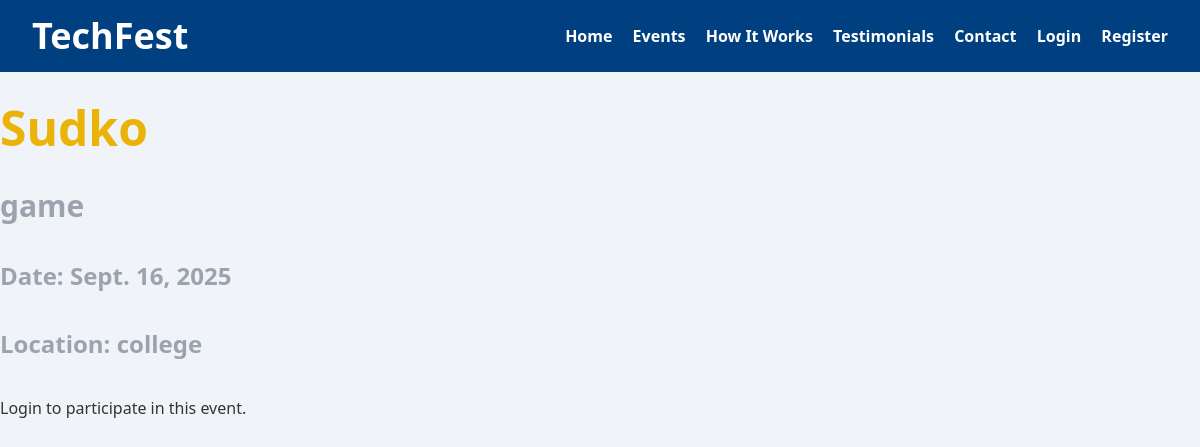
The app's page /event/3/ with its own data.
### events/models.py (models this page shows, shortened)
class Event(models.Model):
    title = models.CharField(max_length=200)
    description = models.TextField()
    date = models.DateField()
    location = models.CharField(max_length=200)
    created_at = models.DateTimeField(auto_now_add=True)

### events/views.py (the view)
# urls.py: path('event/<int:event_id>/', views.event_detail, name='event_detail'),
def event_detail(request, event_id):
    event = get_object_or_404(Event, pk=event_id)
    participated = False
    if request.user.is_authenticated:
        participated = Participation.objects.filter(user=request.user, event=event).exists()
    return render(request, 'events/event_detail.html', {'event': event, 'participated': participated})

### events/templates/events/event_detail.html (shortened to what this page needs)
{% extends 'events/base.html' %}
{% block content %}
<h2 class="text-5xl font-bold mb-3 text-yellow-500 ">{{ event.title }}</h2><br>
<p class="text-3xl font-bold mb-3 text-gray-400 ">{{ event.description }}</p><br>
<p class="text-2xl font-bold mb-3 text-gray-400 "><strong>Date:</strong> {{ event.date }}</p> <br>
<p class="text-2xl font-bold mb-3 text-gray-400 "><strong>Location:</strong> {{ event.location }}</p><br>
{% if user.is_authenticated %}
    {% if participated %}
        <p class="text-xl  text-green-900 md:text-2xl lg:text-3xl font-light mb-10 animate-fade-in-up animate-delay-50">You have already registered for this event.</p>
    {% else %}
        <form method="post" action="{% url 'participate_event' event.id %}">
            {% csrf_token %}
            <button type="submit" class="bg-red-500 text-gray-900 font-bold py-3 px-8 rounded-full text-lg hover:bg-yellow-500 transition duration-300 shadow-lg transform hover:scale-105">Participate</button>
        </form>
    {% endif %}
{% else %}
    <p><a href="{% url 'login' %}">Login</a> to participate in this event.</p>
{% endif %}
{% endblock %}

### events/static/events/style.css (style rules this page uses)
body { font-family: 'Segoe UI', Tahoma, Geneva, Verdana, sans-serif; background: #f0f4f8; color: #333; }

### records on screen
Event: title "Sudko", description "game", date "Sept. 16, 2025", location "college"
